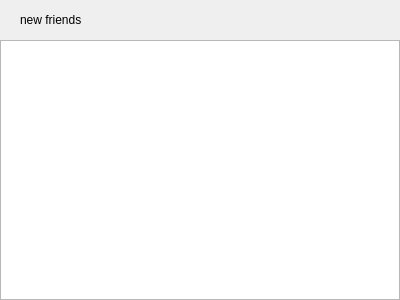
<?xml version="1.0" encoding="UTF-8"?>
<ui version="4.0">
 <class>ApplyFriendPage</class>
 <widget class="QWidget" name="ApplyFriendPage">
  <property name="geometry">
   <rect>
    <x>0</x>
    <y>0</y>
    <width>400</width>
    <height>300</height>
   </rect>
  </property>
  <property name="windowTitle">
   <string>Form</string>
  </property>
  <layout class="QVBoxLayout" name="verticalLayout">
   <property name="spacing">
    <number>0</number>
   </property>
   <property name="leftMargin">
    <number>0</number>
   </property>
   <property name="topMargin">
    <number>0</number>
   </property>
   <property name="rightMargin">
    <number>0</number>
   </property>
   <property name="bottomMargin">
    <number>0</number>
   </property>
   <item>
    <widget class="QWidget" name="fiend_apply_wid" native="true">
     <layout class="QHBoxLayout" name="horizontalLayout">
      <property name="spacing">
       <number>0</number>
      </property>
      <property name="leftMargin">
       <number>0</number>
      </property>
      <property name="topMargin">
       <number>0</number>
      </property>
      <property name="rightMargin">
       <number>0</number>
      </property>
      <property name="bottomMargin">
       <number>0</number>
      </property>
      <item>
       <spacer name="horizontalSpacer_2">
        <property name="orientation">
         <enum>Qt::Orientation::Horizontal</enum>
        </property>
        <property name="sizeType">
         <enum>QSizePolicy::Policy::Fixed</enum>
        </property>
        <property name="sizeHint" stdset="0">
         <size>
          <width>20</width>
          <height>20</height>
         </size>
        </property>
       </spacer>
      </item>
      <item>
       <widget class="QLabel" name="friend_apply_lb">
        <property name="minimumSize">
         <size>
          <width>0</width>
          <height>40</height>
         </size>
        </property>
        <property name="maximumSize">
         <size>
          <width>16777215</width>
          <height>40</height>
         </size>
        </property>
        <property name="text">
         <string>new friends</string>
        </property>
       </widget>
      </item>
      <item>
       <spacer name="horizontalSpacer">
        <property name="orientation">
         <enum>Qt::Orientation::Horizontal</enum>
        </property>
        <property name="sizeHint" stdset="0">
         <size>
          <width>310</width>
          <height>20</height>
         </size>
        </property>
       </spacer>
      </item>
     </layout>
    </widget>
   </item>
   <item>
    <widget class="QWidget" name="widget_2" native="true">
     <layout class="QVBoxLayout" name="verticalLayout_2">
      <property name="spacing">
       <number>0</number>
      </property>
      <property name="leftMargin">
       <number>0</number>
      </property>
      <property name="topMargin">
       <number>0</number>
      </property>
      <property name="rightMargin">
       <number>0</number>
      </property>
      <property name="bottomMargin">
       <number>0</number>
      </property>
      <item>
       <widget class="ApplyFriendList" name="apply_friend_list"/>
      </item>
     </layout>
    </widget>
   </item>
  </layout>
 </widget>
 <customwidgets>
  <customwidget>
   <class>ApplyFriendList</class>
   <extends>QListWidget</extends>
   <header location="global">applyfriendlist.h</header>
  </customwidget>
 </customwidgets>
 <resources/>
 <connections/>
</ui>
